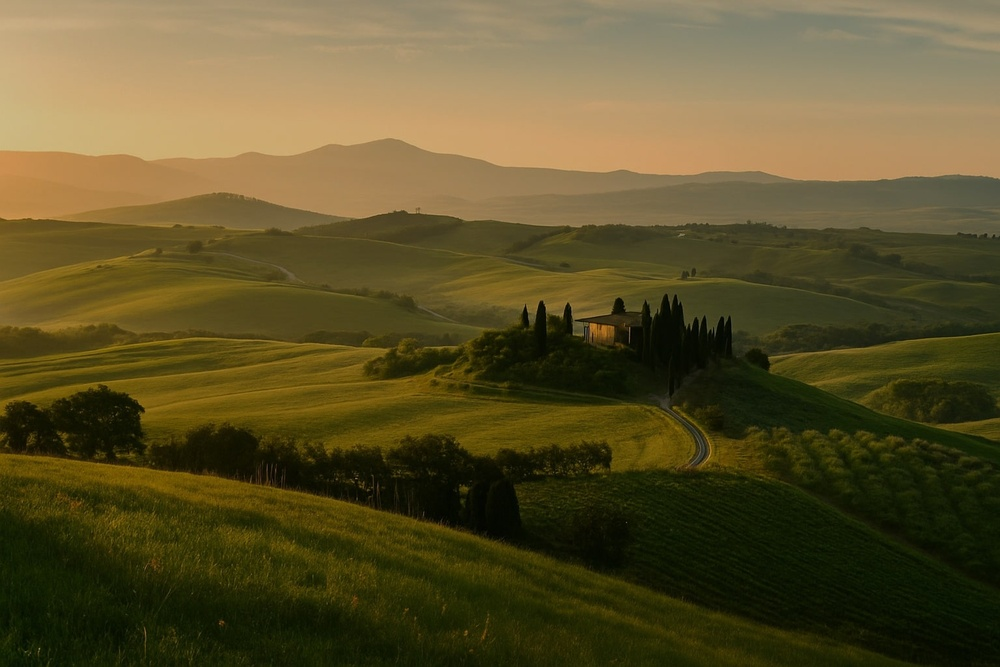
#> input picture dark.jpg, 1000 x 667 px, shrunk from 1536 x 1024 before the run
$ python q4c2.py
#> lines starting #> are read from the running program, lines starting #| are printed output that depends on the picture
import cv2
import numpy as np
import os

def compute_hdr_image(img_list, exposure_times):
    """
    Computes an HDR image and applies global tone mapping.

    Args:
        img_list (list): List of LDR images (NumPy arrays).
        exposure_times (np.array): Array of exposure times corresponding to each image in seconds.
    """

    print("Starting HDR processing...\n")

    # 1. Estimation of the Camera Response Function (CRF)
    print("1. Estimating Camera Response Function (CRF)...")
    try:
        calibrate = cv2.createCalibrateDebevec()
        response_function = calibrate.process(img_list, exposure_times)
        print("CRF estimated successfully.\n")
    except cv2.error as e:
        print(f"Error in CRF estimation: {e}")
        return

    # 2. Computation of the Irradiance Map (HDR image)
    print("2. Computing Irradiance Map (HDR image)...")
    merge_debevec = cv2.createMergeDebevec()
    hdr_image = merge_debevec.process(img_list, exposure_times, response_function)

    output_hdr_path = "output_hdr_image.hdr"
    cv2.imwrite(output_hdr_path, hdr_image)
    print(f"HDR image saved to: {output_hdr_path}\n")

    # 3. Global Tone Mapping Algorithm (Mantiuk)
    print("3. Applying Global Tone Mapping (Mantiuk)...")
    tone_map_mantiuk = cv2.createTonemapMantiuk(
        gamma=2.2,
        saturation=1.0,
        scale=0.7
    )

    # Slight improvement: No need for .copy()
    ldr_image = tone_map_mantiuk.process(hdr_image)

    # Convert float32 HDR → uint8 LDR
    ldr_image_8bit = np.clip(ldr_image * 255, 0, 255).astype('uint8')

    output_ldr_path = "output_tone_mapped_image.jpg"
    cv2.imwrite(output_ldr_path, ldr_image_8bit)
    print(f"Tone-mapped LDR image saved to: {output_ldr_path}\n")

    # Display result only if windowing is available
    try:
        cv2.imshow("Tone Mapped Image", ldr_image_8bit)
        cv2.waitKey(0)
        cv2.destroyAllWindows()
    except cv2.error:
        print("Display not supported on this system (skipping window).")


## --- Example Usage --- ##

if __name__ == '__main__':
    image_paths = ["dark.jpg", "medium.jpg", "light.jpg"]

    img_list = []
    if all(os.path.exists(p) for p in image_paths):
        img_list = [cv2.imread(p) for p in image_paths]
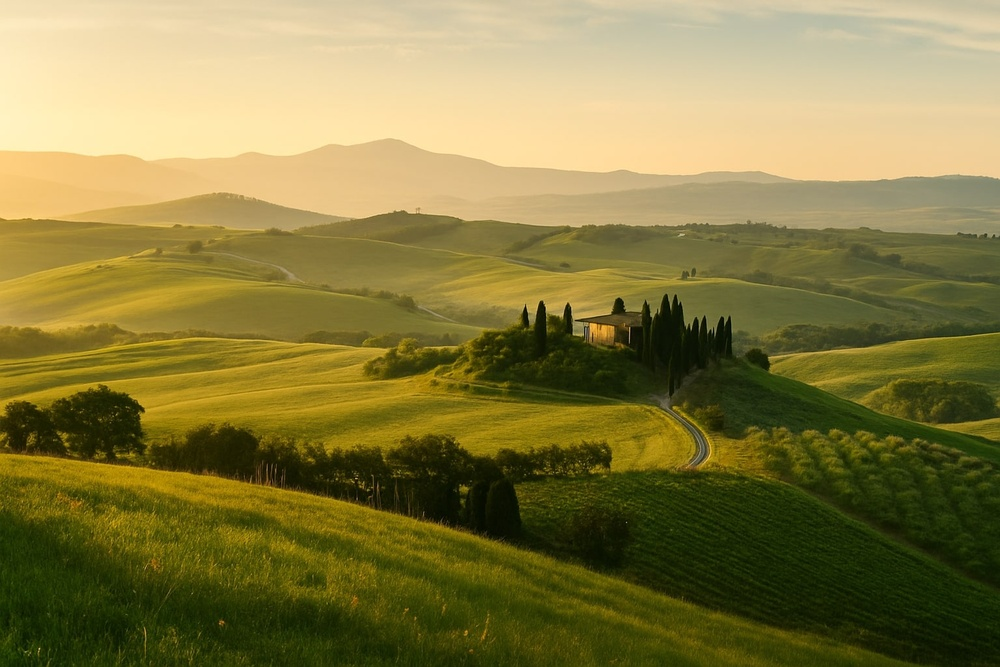
#> input picture medium.jpg, 1000 x 667 px, shrunk from 1536 x 1024 before the run
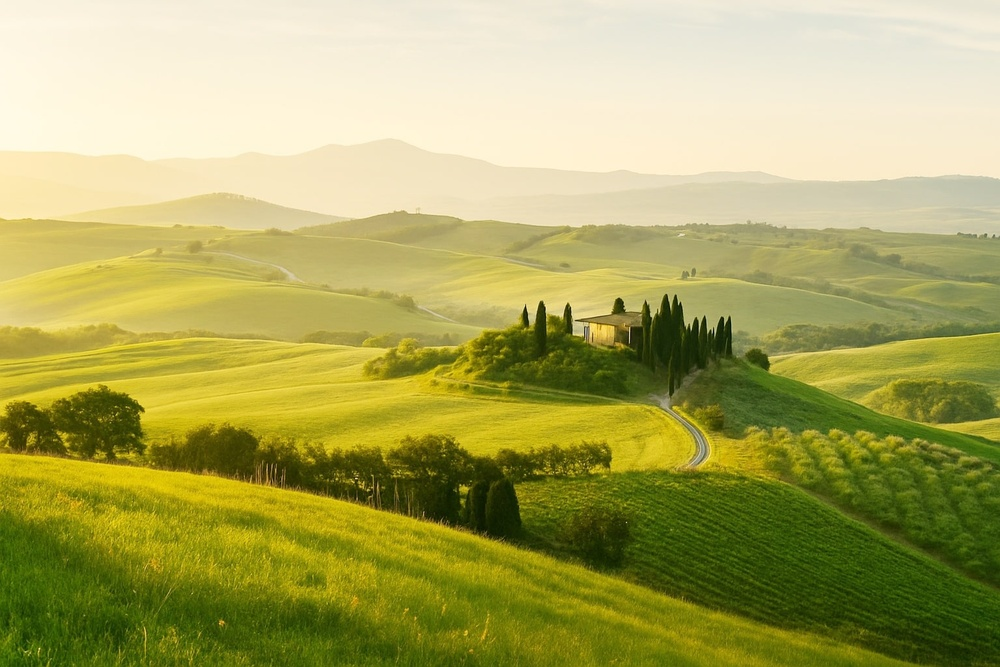
#> input picture light.jpg, 1000 x 667 px, shrunk from 1536 x 1024 before the run
#> img_list = 3 items
    else:
        print("!! WARNING: Image files not found. Creating dummy images for demonstration. !!")
        dummy_img = np.zeros((100, 100, 3), dtype=np.uint8)
        img_list = [dummy_img, dummy_img, dummy_img]

    times = np.array([1/125.0, 1/30.0, 1/8.0], dtype=np.float32)

    if len(img_list) == len(times):
        compute_hdr_image(img_list, times)
#> in compute_hdr_image, `response_function = calibrate.process(img_list, exposure_times)`: response_function = 256 rows, first 8: [0.000101, 0.000953, 0.000495], [0.000134, 0.0011, 0.000596], [0.000179, 0.00126, 0.000717], [0.000238, 0.00146, 0.000863], [0.000316, 0.00168, 0.00104], [0.000419, 0.00193, 0.00125], [0.000546, 0.00222, 0.0015], [0.000705, 0.00256, 0.00181]
#> in compute_hdr_image, `hdr_image = merge_debevec.process(img_list, exposure_times, response_f..`:
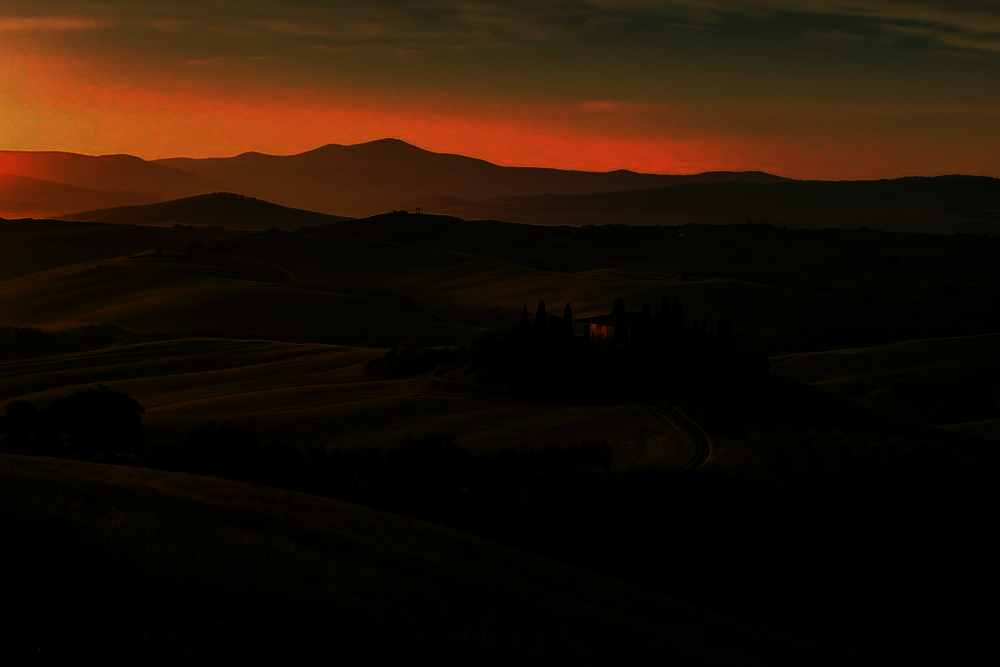
#> hdr_image: shape (667, 1000, 3) float32; mean of channels 0, 1, 2 25.6, 76.1, 140.3; drawn with min black and max white
#> in compute_hdr_image, `ldr_image = tone_map_mantiuk.process(hdr_image)`:
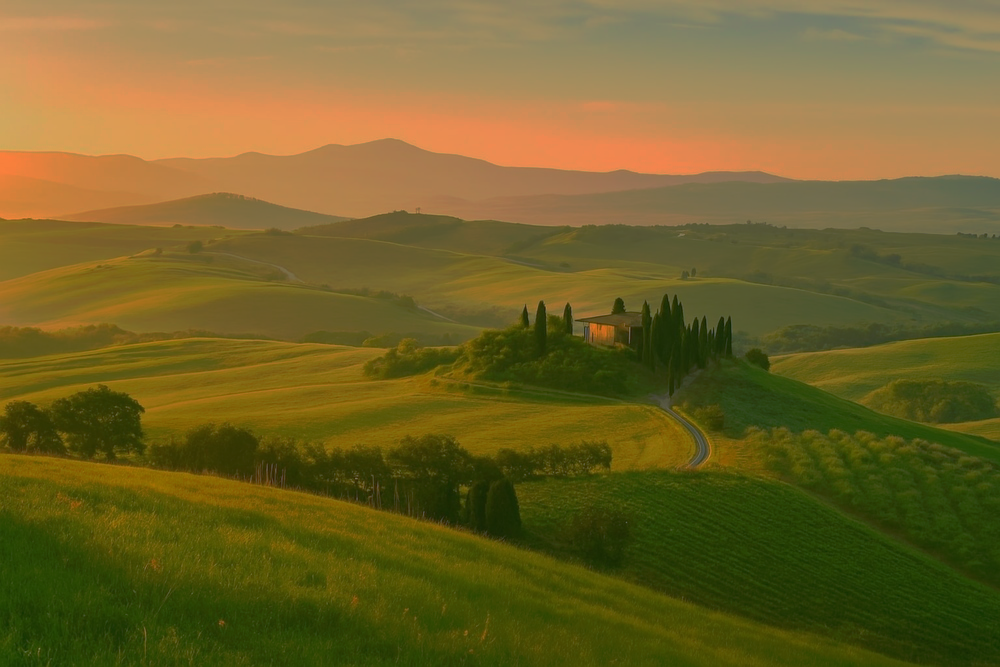
#> ldr_image: shape (667, 1000, 3) float32; mean of channels 0, 1, 2 0.159, 0.387, 0.438; drawn as B, G, R
    else:
        print("Error: The number of images does not match the number of exposure times.")
